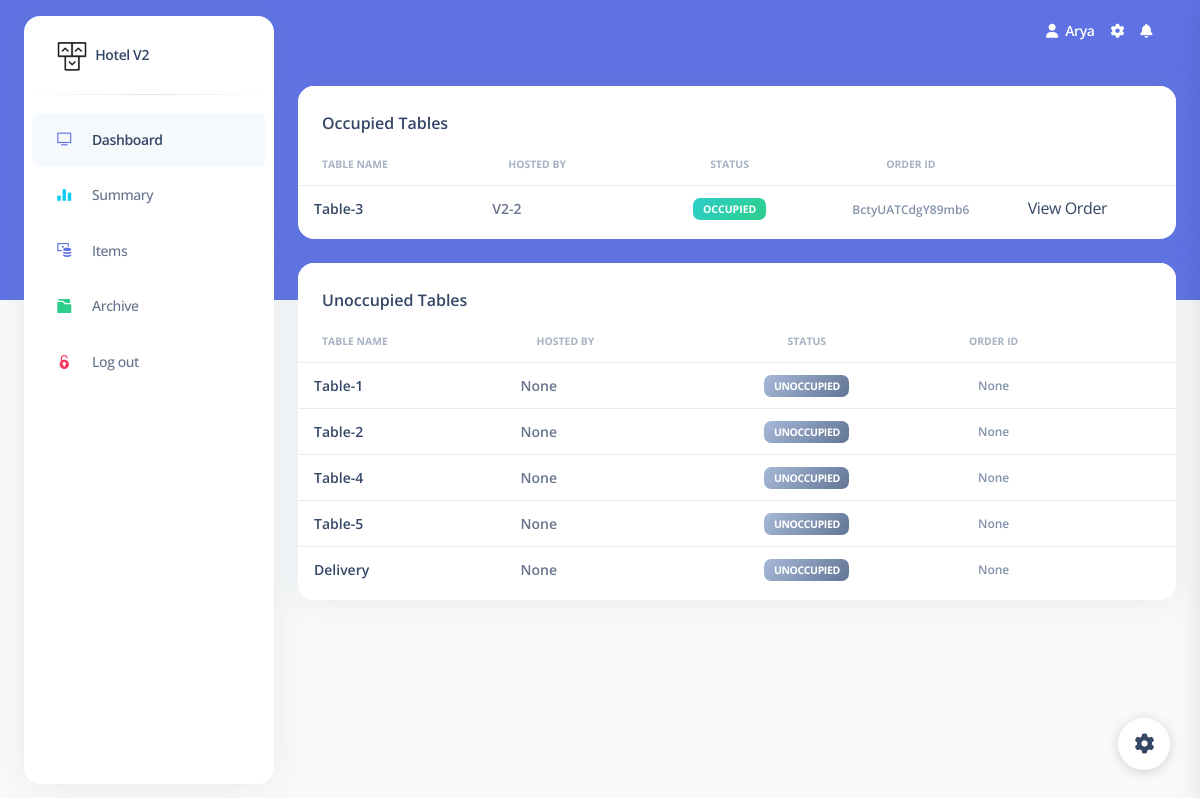
Page /waiter (signed in) on the committed database.
### app.py (models this page shows, shortened)
class user_details(db.Model, UserMixin):
    id = db.Column(db.Integer, unique=True, nullable=False, primary_key=True, autoincrement=True)
    name = db.Column(db.String(80), nullable=False)
    surname = db.Column(db.String(80))
    username = db.Column(db.String(80), unique=True, nullable=False)
    email = db.Column(db.String(120), unique=True)
    password = db.Column(db.String(80), nullable=False)
    phone = db.Column(db.Integer)
    role = db.Column(db.String(120), nullable=False)
    date_created = db.Column(db.DateTime, default=datetime.utcnow)

class tables(db.Model):
    table_id = db.Column(db.Integer, primary_key=True)
    name = db.Column(db.String(80), unique=True, nullable=False)
    status = db.Column(db.String(80), nullable=False)
    user = db.Column(db.String(120), db.ForeignKey('user_details.id'))
    order_id = db.Column(db.String(80))

### app.py (the view)
        @app.route('/waiter', methods=['GET'])
        @login_required
        def waiter_dashboard():
            if current_user.role == '2':
                tables_occupied = tables.query.filter_by(status=1).all()
                tables_unoccupied = tables.query.filter_by(status=0).all()
                data = {
                    'tables_occupied': [tables_occupied, len(tables_occupied)],
                    'tables_unoccupied': [tables_unoccupied, len(tables_unoccupied)]
                }
                return render_template('owner_dashboard.html', data=data)
            flash('You are not authorized to view this page')
            return redirect(url_for('logout'))

### app.py (called while the page is built)
@login_manager.user_loader
def user_loader(id):
    return user_details.query.get(id)

### templates/owner_dashboard.html (shortened to what this page needs)
{% extends 'base.html' %}
{% block content %}
    <div class="container-fluid py-4">
      <div class="row">
        <div class="col-12">
          <div class="card mb-4">
            <div class="card-header pb-0">
              <h6>Occupied Tables</h6>
            </div>
            <div class="card-body px-0 pt-0 pb-2">
              <div class="table-responsive p-0">
                <table class="table align-items-center mb-0">
                  <thead>
                    <tr>
                      <th class="text-uppercase text-secondary text-xxs font-weight-bolder opacity-7">Table Name</th>
                      <th class="text-uppercase text-secondary text-xxs font-weight-bolder opacity-7">Hosted by</th>
                      <th class="text-center text-uppercase text-secondary text-xxs font-weight-bolder opacity-7">Status</th>
                      <th class="text-center text-uppercase text-secondary text-xxs font-weight-bolder opacity-7">Order ID</th>
                      <th class="text-secondary opacity-7"></th>
                    </tr>
                  </thead>
                  <tbody>
                  {% if data['tables_occupied'][1] > 0 %}
                    {% for table in data['tables_occupied'][0] %}
                        <tr>
                          <td>
                            <div class="d-flex px-2 py-1">
                              <div class="d-flex flex-column justify-content-center">
                                <h6 class="mb-0 text-sm">{{ table.name }}</h6>
                              </div>
                            </div>
                          </td>
                          <td>
                            <p class="text-sm font-weight-bold mb-0">V2-{{ table.user }}</p>
                          </td>
                          <td class="align-middle text-center text-sm">
                             <span class="badge badge-sm bg-gradient-success">Occupied</span>
                          </td>
                          <td class="align-middle text-center">
                            <span class="text-secondary text-xs font-weight-bold">{{ table.order_id }}</span>
                          </td>
                          <td class="align-middle">
                              <a href="/order/{{ table.order_id }}">
                                  View Order
                              </a>
                          </td>
                        </tr>
                    {% endfor %}
                  {% else %}
                    <tr>
                      <td colspan="5">
                        <p class="text-center">No occupied tables</p>
                      </td>
                    </tr>
                  {% endif %}
                  </tbody>
                </table>
              </div>
            </div>
          </div>
        </div>
      </div>
    <div class="row">
        <div class="col-12">
          <div class="card mb-4">
            <div class="card-header pb-0">
              <h6>Unoccupied Tables</h6>
            </div>
            <div class="card-body px-0 pt-0 pb-2">
              <div class="table-responsive p-0">
                <table class="table align-items-center mb-0">
                  <thead>
                    <tr>
                      <th class="text-uppercase text-secondary text-xxs font-weight-bolder opacity-7">Table Name</th>
                      <th class="text-uppercase text-secondary text-xxs font-weight-bolder opacity-7">Hosted by</th>
                      <th class="text-center text-uppercase text-secondary text-xxs font-weight-bolder opacity-7">Status</th>
                      <th class="text-center text-uppercase text-secondary text-xxs font-weight-bolder opacity-7">Order ID</th>
                      <th class="text-secondary opacity-7"></th>
                    </tr>
                  </thead>
                  <tbody>
                  {% if data['tables_unoccupied'][1] > 0 %}
                    {% for table in data['tables_unoccupied'][0] %}
                        <tr>
                          <td>
                            <div class="d-flex px-2 py-1">
                              <div class="d-flex flex-column justify-content-center">
                                <h6 class="mb-0 text-sm">{{ table.name }}</h6>
                              </div>
                            </div>
                          </td>
                          <td>
                            <p class="text-sm font-weight-bold mb-0">{{ table.user }}</p>
                          </td>
                          <td class="align-middle text-center text-sm">
                              <a href="/activate_table/{{ table.table_id }}">
                                  <span class="badge badge-sm bg-gradient-secondary">Unoccupied</span>
                              </a>
                          </td>
                          <td class="align-middle text-center">
                            <span class="text-secondary text-xs font-weight-bold">{{ table.order_id }}</span>
                          </td>
                          <td class="align-middle">
                          </td>
                        </tr>
                    {% endfor %}
                  {% else %}
                    <tr>
                      <td colspan="5">
                        <p class="text-center">No unoccupied tables</p>
                      </td>
                    </tr>
                  {% endif %}
                  </tbody>
                </table>
              </div>
            </div>
          </div>
        </div>
      </div>
    </div>
{% endblock %}

### templates/base.html (shortened to what this page needs)
<!DOCTYPE html>
<html lang="en">
<head>
  <link href="{{ url_for('static', filename='css/nucleo-icons.css') }}" rel="stylesheet" />
  <link href="{{ url_for('static', filename='css/nucleo-svg.css') }}" rel="stylesheet" />
<link rel="stylesheet" href="https://cdnjs.cloudflare.com/ajax/libs/selectize.js/0.12.6/css/selectize.bootstrap3.min.css" />
  <link href="{{ url_for('static', filename='css/nucleo-svg.css') }}" rel="stylesheet" />
  <link id="pagestyle" href="{{ url_for('static', filename='css/argon-dashboard.css') }}" rel="stylesheet" />
</head>
<body class="g-sidenav-show   bg-gray-100">
  <aside class="sidenav bg-white navbar navbar-vertical navbar-expand-xs border-0 border-radius-xl my-3 fixed-start ms-4 " id="sidenav-main">
    <div class="sidenav-header">
      <a class="navbar-brand m-0" href=" https://demos.creative-tim.com/argon-dashboard/pages/dashboard.html " target="_blank">
        <img src="{{ url_for('static', filename='img/logo-ct-dark.png') }}" class="navbar-brand-img h-100" alt="main_logo">
        <span class="ms-1 font-weight-bold">Hotel V2</span>
      </a>
    </div>
    <hr class="horizontal dark mt-0">
    <div class="collapse navbar-collapse  w-auto " id="sidenav-collapse-main">
      <ul class="navbar-nav">
        <li class="nav-item">
          <a class="nav-link active" href="/dashboard">
            <div class="icon icon-shape icon-sm border-radius-md text-center me-2 d-flex align-items-center justify-content-center">
              <i class="ni ni-tv-2 text-primary text-sm opacity-10"></i>
            </div>
            <span class="nav-link-text ms-1">Dashboard</span>
          </a>
        </li>
      <li class="nav-item">
          <a class="nav-link {% block summary %}{% endblock %}" href="/summary">
            <div class="icon icon-shape icon-sm border-radius-md text-center me-2 d-flex align-items-center justify-content-center">
              <i class="ni ni-chart-bar-32 text-info text-sm opacity-10"></i>
            </div>
            <span class="nav-link-text ms-1">Summary</span>
          </a>
        </li>
      <li class="nav-item">
          <a class="nav-link {% block items %}{% endblock %}" href="/items">
            <div class="icon icon-shape icon-sm border-radius-md text-center me-2 d-flex align-items-center justify-content-center">
              <i class="ni ni-money-coins text-primary text-sm opacity-10"></i>
            </div>
            <span class="nav-link-text ms-1">Items</span>
          </a>
        </li>
      <li class="nav-item">
          <a class="nav-link {% block archive %}{% endblock %}" href="/archive_item">
            <div class="icon icon-shape icon-sm border-radius-md text-center me-2 d-flex align-items-center justify-content-center">
              <i class="ni ni-folder-17 text-success text-sm opacity-10"></i>
            </div>
            <span class="nav-link-text ms-1">Archive</span>
          </a>
        </li>
      <li class="nav-item">
          <a class="nav-link " href="/logout">
            <div class="icon icon-shape icon-sm border-radius-md text-center me-2 d-flex align-items-center justify-content-center">
              <i class="ni ni-lock-circle-open text-danger text-sm opacity-10"></i>
            </div>
            <span class="nav-link-text ms-1">Log out</span>
          </a>
        </li>
      </ul>
    </div>
  </aside>
  <main class="main-content position-relative border-radius-lg ">
    <nav class="navbar navbar-main navbar-expand-lg px-0 mx-4 shadow-none border-radius-xl " id="navbarBlur" data-scroll="false">
      <div class="container-fluid py-1 px-3">
        <div class="collapse navbar-collapse mt-sm-0 mt-2 me-md-0 me-sm-4" id="navbar">
          <ul class="navbar-nav  justify-content-end">
            <li class="nav-item d-flex align-items-center">
              <a href="javascript:;" class="nav-link text-white font-weight-bold px-0">
                <i class="fa fa-user me-sm-1"></i>
                <span class="d-sm-inline d-none">{{ current_user.name }}</span>
              </a>
            </li>
            <li class="nav-item px-3 d-flex align-items-center">
              <a href="javascript:;" class="nav-link text-white p-0">
                <i class="fa fa-cog fixed-plugin-button-nav cursor-pointer"></i>
              </a>
            </li>
            <li class="nav-item dropdown pe-2 d-flex align-items-center">
              <a href="javascript:;" class="nav-link text-white p-0" id="dropdownMenuButton" data-bs-toggle="dropdown" aria-expanded="false">
                <i class="fa fa-bell cursor-pointer"></i>
              </a>
            </li>
          </ul>
        </div>
      </div>
    </nav>
    {% block content %}
    {% endblock %}
  </main>
  <div class="fixed-plugin">
    <a class="fixed-plugin-button text-dark position-fixed px-3 py-2">
      <i class="fa fa-cog py-2"> </i>
    </a>
  </div>
</body>
</html>

### static/css/nucleo-svg.css (style rules this page uses)
.icon { display: inline-block; color: #111111; height: 1em; width: 1em; }
.icon-sm { height: 0.8em; width: 0.8em; }
.icon { fill: currentColor; stroke: none; }

### rows in the picture
user_details: name "Arya"
tables: name "Table-3", user "2", order_id "BctyUATCdgY89mb6"
tables: name "Table-1", user "None", order_id "None"
tables: name "Table-2", user "None", order_id "None"
tables: name "Table-4", user "None", order_id "None"
tables: name "Table-5", user "None", order_id "None"
tables: name "Delivery", user "None", order_id "None"
